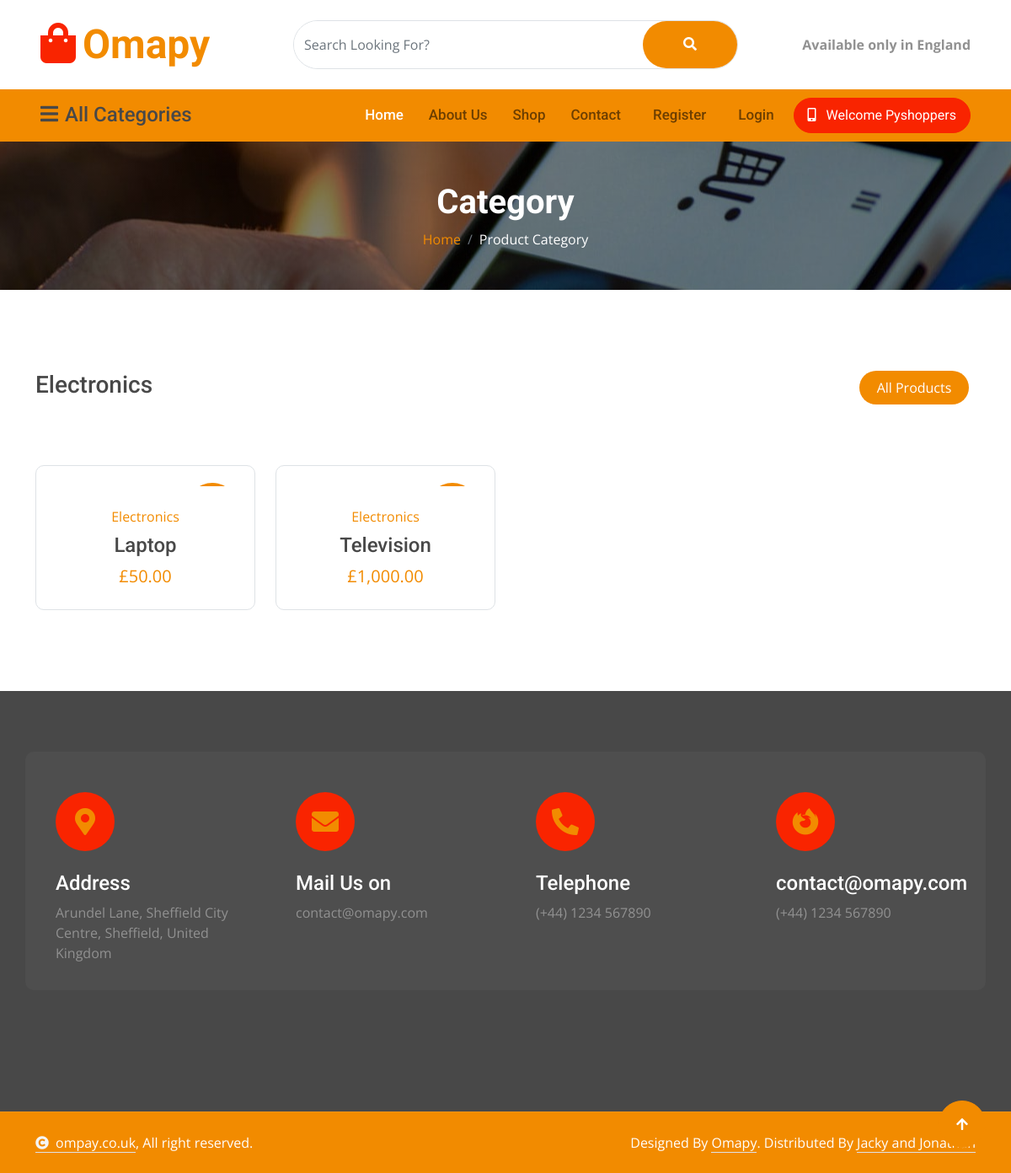
Page /category/Electronics/ on the earlier database version.
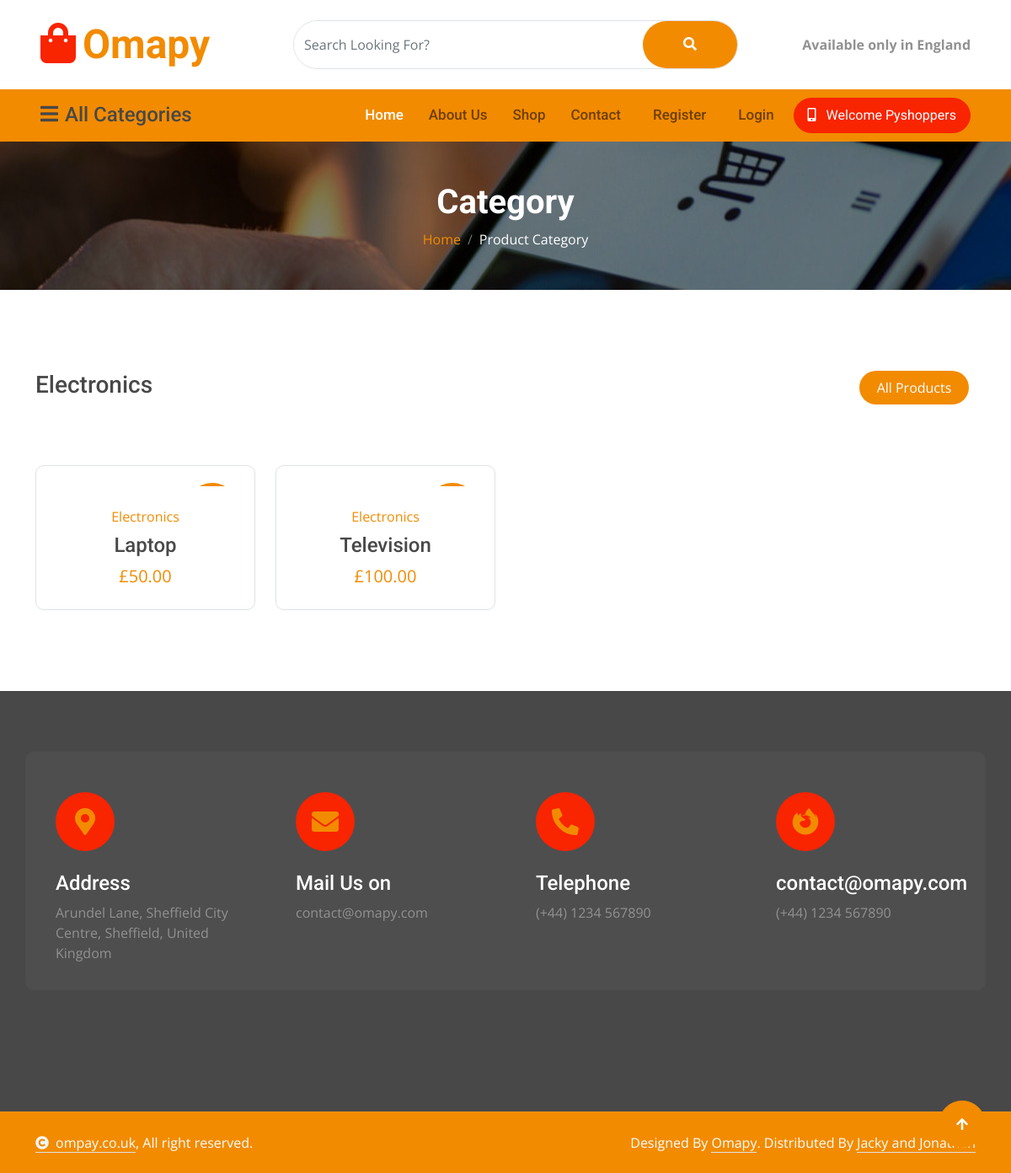
Same page on the later database version.
### tables this page shows
CREATE TABLE products (
    id INTEGER PRIMARY KEY AUTOINCREMENT,
    created TIMESTAMP DEFAULT CURRENT_TIMESTAMP,
    user INTEGER NOT NULL REFERENCES users(id),
    product_name TEXT NOT NULL,
    product_price INTEGER NOT NULL,
    product_category TEXT,
    product_brand TEXT,
    product_description TEXT,
    product_image TEXT,
    product_gallery1 TEXT,
    product_gallery2 TEXT,
    product_gallery3 TEXT
);

### app.py (the view)
@app.route('/category/<string:category>/')
def category(category):
    products = get_products_by_category(category)
    if not products:
        flash('No products found in this category.', 'info')
    return render_template('product_category.html',title=category,products=products,category=category)

### app.py (called while the page is built)
@app.context_processor
def inject_csrf_token():
    return dict(csrf_token=generate_csrf())

@app.context_processor
def inject_site_name():
    return dict(siteName=siteName)

@app.context_processor
def inject_user():
    return {
        "username": session.get("username", "Shopper"),
        "user_id": session.get("user_id")
    }

@app.context_processor
def inject_admin():
    return dict(is_admin=is_admin)

@app.template_filter()
def get_username(user_id):
    user = get_user_by_id(user_id)
    return user['username'] if user else 'Unknown'

@app.template_filter('gbp')
def gbp(value):
    try:
        return "£{:,.2f}".format(float(value))
    except (ValueError, TypeError):
        return "£0.00"

@app.context_processor
def inject_categories():
    return {
        "categories": get_categories_with_count()
    }

### db/db.py (called while the page is built)
def get_user_by_id(user_id):
    conn = get_db_connection()
    user = conn.execute('SELECT * FROM users WHERE id = ?', (user_id,)).fetchone()
    conn.close()
    if user is None:
        abort(404)
    return user

### templates/product_category.html (shortened to what this page needs)
{% extends "base.html" %}
{% block content %}
<div class="container-fluid page-header py-5">
    <h1 class="text-center text-white display-6 wow fadeInUp" data-wow-delay="0.1s">Category</h1>
    <ol class="breadcrumb justify-content-center mb-0 wow fadeInUp" data-wow-delay="0.3s">
        <li class="breadcrumb-item"><a href="/">Home</a></li>
        <li class="breadcrumb-item active text-white">Product Category</li>
    </ol>
</div>
<div class="container-fluid product py-5">
    <div class="container py-5">
        <div class="tab-class">
            <div class="row g-4">
                <div class="col-lg-4 text-start wow fadeInLeft" data-wow-delay="0.1s">
                    <h3>{{title}}</h3>
                </div>
                <div class="col-lg-8 text-end wow fadeInRight" data-wow-delay="0.1s">
                    <ul class="nav nav-pills d-inline-flex text-center mb-5">
                        <li class="nav-item mb-4">
                            <a class="d-flex mx-2 py-2 bg-light rounded-pill active" href="">
                                <span class="text-dark" style="width: 130px;">All Products</span>
                            </a>
                        </li>
                    </ul>
                </div>
            </div>
            <div class="tab-content">
                <div id="tab-1" class="tab-pane fade show p-0 active">
                    <div class="row g-4">
                        {% for product in products %}
                        <div class="col-md-6 col-lg-4 col-xl-3">
                            <div class="product-item rounded wow fadeInUp" data-wow-delay="0.1s">
                                <div class="product-item-inner border rounded">
                                    <div class="product-item-inner-item">
                                        <div class="product-new">{{product['product_brand']}}</div>
                                    </div>
                                    <div class="text-center rounded-bottom p-4">
                                        <a href="{{ url_for('product', id=product['id']) }}"
                                            class="d-block mb-2">{{product['product_category']}}</a>
                                        <a href="{{ url_for('product', id=product['id']) }}"
                                            class="d-block h4">{{product['product_name']}} </a>
                                        <span class="text-primary fs-5"> {{ product['product_price'] | gbp }}</span>
                                    </div>
                                </div>
                            </div>
                        </div>
                        {% else %}
                        <p class="text-muted">No products available.</p>
                        {% endfor %}
                    </div>
                </div>
            </div>
        </div>
    </div>
</div>
{% endblock %}

Differences in the rows shown:
changed products (number 2 of 2 on the later page): product_price|gbp "£1,000.00" → "£100.00"
